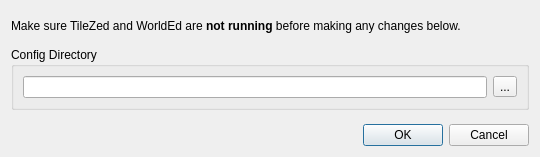
<?xml version="1.0" encoding="UTF-8"?>
<ui version="4.0">
 <class>ConfigDialog</class>
 <widget class="QDialog" name="ConfigDialog">
  <property name="geometry">
   <rect>
    <x>0</x>
    <y>0</y>
    <width>540</width>
    <height>157</height>
   </rect>
  </property>
  <property name="windowTitle">
   <string>TileZed Configuration Manipulator</string>
  </property>
  <layout class="QGridLayout" name="gridLayout" rowminimumheight="30,0,0,0">
   <item row="0" column="0">
    <widget class="QLabel" name="label">
     <property name="text">
      <string>Make sure TileZed and WorldEd are &lt;b&gt;not running&lt;/b&gt; before making any changes below.</string>
     </property>
     <property name="wordWrap">
      <bool>true</bool>
     </property>
    </widget>
   </item>
   <item row="1" column="0">
    <widget class="QGroupBox" name="groupBox">
     <property name="title">
      <string>Config Directory</string>
     </property>
     <layout class="QHBoxLayout" name="horizontalLayout">
      <item>
       <widget class="QLineEdit" name="configDirectory">
        <property name="readOnly">
         <bool>true</bool>
        </property>
       </widget>
      </item>
      <item>
       <widget class="QToolButton" name="configBrowse">
        <property name="text">
         <string>...</string>
        </property>
       </widget>
      </item>
     </layout>
    </widget>
   </item>
   <item row="3" column="0">
    <widget class="QDialogButtonBox" name="buttonBox">
     <property name="orientation">
      <enum>Qt::Horizontal</enum>
     </property>
     <property name="standardButtons">
      <set>QDialogButtonBox::Cancel|QDialogButtonBox::Ok</set>
     </property>
    </widget>
   </item>
   <item row="2" column="0">
    <spacer name="verticalSpacer">
     <property name="orientation">
      <enum>Qt::Vertical</enum>
     </property>
     <property name="sizeHint" stdset="0">
      <size>
       <width>20</width>
       <height>40</height>
      </size>
     </property>
    </spacer>
   </item>
  </layout>
 </widget>
 <resources/>
 <connections>
  <connection>
   <sender>buttonBox</sender>
   <signal>accepted()</signal>
   <receiver>ConfigDialog</receiver>
   <slot>accept()</slot>
   <hints>
    <hint type="sourcelabel">
     <x>248</x>
     <y>254</y>
    </hint>
    <hint type="destinationlabel">
     <x>157</x>
     <y>274</y>
    </hint>
   </hints>
  </connection>
  <connection>
   <sender>buttonBox</sender>
   <signal>rejected()</signal>
   <receiver>ConfigDialog</receiver>
   <slot>reject()</slot>
   <hints>
    <hint type="sourcelabel">
     <x>316</x>
     <y>260</y>
    </hint>
    <hint type="destinationlabel">
     <x>286</x>
     <y>274</y>
    </hint>
   </hints>
  </connection>
 </connections>
</ui>
